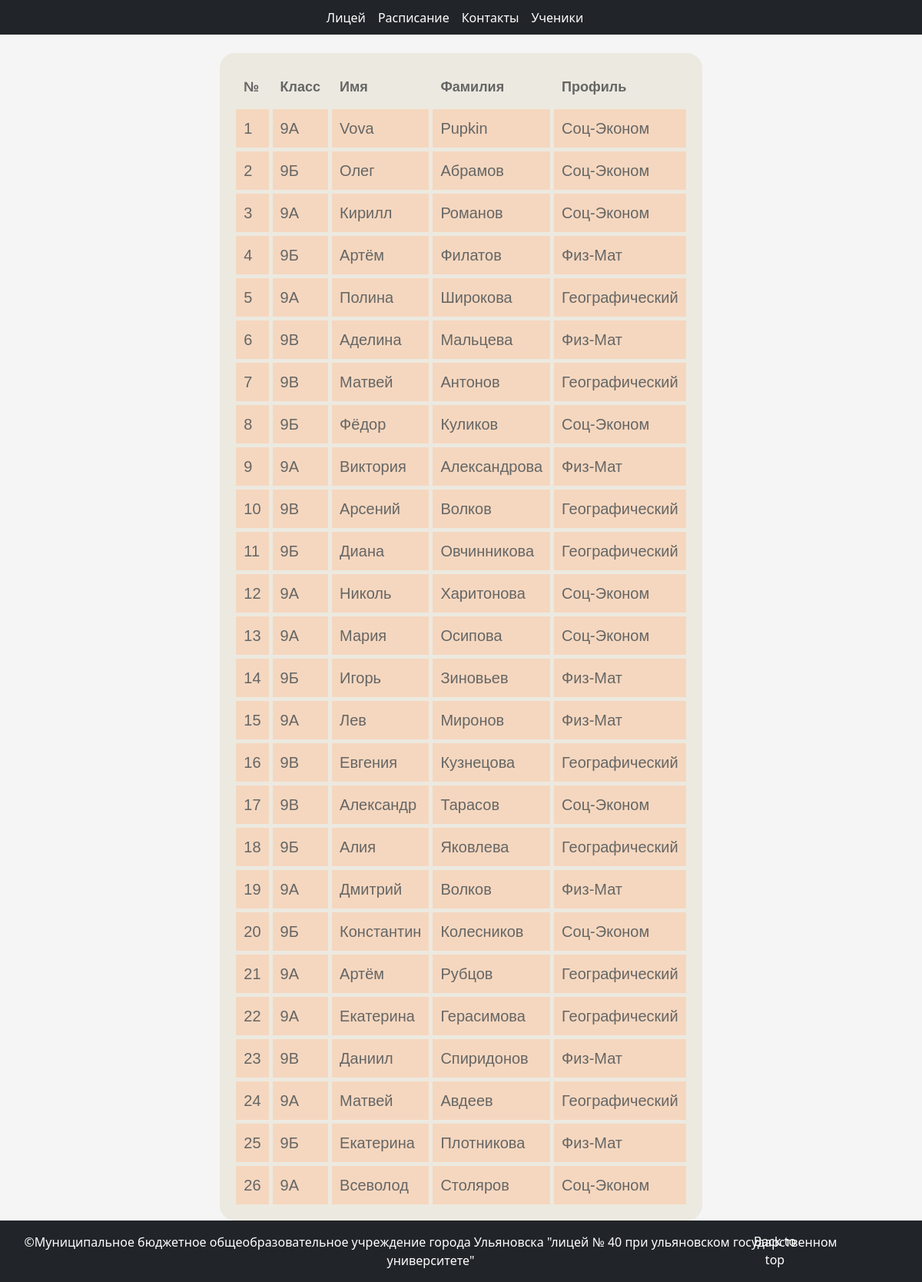
/items, run on the app's committed database.
### tables this page shows
CREATE TABLE pupules (id INTEGER PRIMARY KEY UNIQUE NOT NULL, class STRING NOT NULL, name STRING NOT NULL, surname STRING NOT NULL, profcl INT NOT NULL);

CREATE TABLE profiles (id INTEGER PRIMARY KEY UNIQUE NOT NULL, prof STRING NOT NULL);

### d.py (the view)
@app.route('/items')
def print_items():
    db = sqlite3.connect('classes.db')
    cursor = db.cursor()
    data = list(cursor.execute("""SELECT id, class, name, surname, profcl FROM pupules""").fetchall())
    for i in range(len(data)):
        data[i] = list(data[i])
    for i in data:
        i[4] = cursor.execute(f"""SELECT prof FROM profiles WHERE id={i[4]}""").fetchall()[0][0]
    return render_template('print_items.html', items=data)

### templates/print_items.html (shortened to what this page needs)
{% extends "basw.html"%}
{% block body%}
<center>
    <table id="tbl" border="1" cellpadding="5" style="font-size: 20px;">
        <tr>
            <th>№</th>
            <th>Класс</th>
            <th>Имя</th>
            <th>Фамилия</th>
            <th>Профиль</th>
        </tr>
        {% for id, cls, name, surname, prof in items%}
        <tr>
            <td>{{id}}</td>
            <td>{{cls}}</td>
            <td>{{name}}</td>
            <td>{{surname}}</td>
            <td>{{prof}}</td>
        </tr>
        {% endfor %}
    </table>
    {% endblock%}

### templates/basw.html (shortened to what this page needs)
<!DOCTYPE html>
<html lang="ru">
<head>
    <link href="https://cdn.jsdelivr.net/npm/bootstrap@5.1.3/dist/css/bootstrap.min.css" rel="stylesheet"
>
    <link type="text/css" rel="stylesheet" href="style.css">
</head>
<body>
<header class="navbar navbar-expand-md navbar-dark bg-dark mb-4">
    <nav class="container d-flex flex-column flex-md-row justify-content-between">
        <div>
            <div class="collapse navbar-collapse" id="navbarCollapse">
                <ul class="navbar-nav me-auto mb-2 mb-md-0">
                    <li class="nav-item">
                        <a class="nav-link active" style="position: relative; left: -60px;"
                           aria-current="page" href="/">Лицей</a>
                    </li>
                    <li class="nav-item">
                        <a class="nav-link active" style="position: relative; left: -60px;"
                           aria-current="page"
                           href="/raspis">Расписание</a>
                    </li>
                    <li class="nav-item">
                        <a class="nav-link active" style="position: relative; left: -60px;"
                           aria-current="page"
                           href="/contacts">Контакты</a>
                    </li>
                    <li class="nav-item">
                        <a class="nav-link active" style="position: relative; left: -60px;"
                           aria-current="page"
                           href="/items">Ученики</a>
                    </li>
                </ul>
            </div>
        </div>
    </nav>
</header>
{% block body%}
{% endblock%}
<footer>
    <nav class="navbar navbar-expand-sm navbar-dark bg-dark">
        <div class="container-fluid">
            <div style="color: white">
                ©Муниципальное бюджетное общеобразовательное учреждение города Ульяновска
                "лицей № 40 при ульяновском государственном университете"
            </div>
            <p class="float-end">
                <a href="#"
                   style="color: white; text-decoration: none; position: relative;left: -140px; top: 7px"
                >Back to top</a></p>
        </div>
    </nav>
</footer>
</body>
</html>

### static/css/style.css (style rules this page uses)
body { background-color: #f5f5f5; }

### templates/basw.html (style rules this page uses)
header { height: 45px; background: #b6d7a8; }

### templates/print_items.html (style rules this page uses)
table { font-family: "Lucida Sans Unicode", "Lucida Grande", Sans-Serif; text-align: left; border-collapse: separate; border-spacing: 5px; background: #ECE9E0; color: #656665; border: 16px solid #ECE9E0; border-radius: 20px; }
th { font-size: 18px; padding: 10px; }
td { background: #F5D7BF; padding: 10px; }

### data on the page
pupules: items "1", items "9А", items "Vova", items "Pupkin"
profiles: items "Соц-Эконом" "Соц-Эконом" "Соц-Эконом" "Соц-Эконом" "Соц-Эконом" "Соц-Эконом" "Соц-Эконом" "Соц-Эконом" "Соц-Эконом"
pupules: items "2", items "9Б", items "Олег", items "Абрамов"
pupules: items "3", items "9А", items "Кирилл", items "Романов"
pupules: items "4", items "9Б", items "Артём", items "Филатов"
profiles: items "Физ-Мат" "Физ-Мат" "Физ-Мат" "Физ-Мат" "Физ-Мат" "Физ-Мат" "Физ-Мат" "Физ-Мат"
pupules: items "5", items "9А", items "Полина", items "Широкова"
profiles: items "Географический" "Географический" "Географический" "Географический" "Географический" "Географический" "Географический" "Географический" "Географический"
pupules: items "6", items "9В", items "Аделина", items "Мальцева"
pupules: items "7", items "9В", items "Матвей", items "Антонов"
pupules: items "8", items "9Б", items "Фёдор", items "Куликов"
pupules: items "9", items "9А", items "Виктория", items "Александрова"
pupules: items "10", items "9В", items "Арсений", items "Волков"
pupules: items "11", items "9Б", items "Диана", items "Овчинникова"
pupules: items "12", items "9А", items "Николь", items "Харитонова"
pupules: items "13", items "9А", items "Мария", items "Осипова"
pupules: items "14", items "9Б", items "Игорь", items "Зиновьев"
pupules: items "15", items "9А", items "Лев", items "Миронов"
pupules: items "16", items "9В", items "Евгения", items "Кузнецова"
pupules: items "17", items "9В", items "Александр", items "Тарасов"
pupules: items "18", items "9Б", items "Алия", items "Яковлева"
pupules: items "19", items "9А", items "Дмитрий", items "Волков"
pupules: items "20", items "9Б", items "Константин", items "Колесников"
pupules: items "21", items "9А", items "Артём", items "Рубцов"
pupules: items "22", items "9А", items "Екатерина", items "Герасимова"
pupules: items "23", items "9В", items "Даниил", items "Спиридонов"
pupules: items "24", items "9А", items "Матвей", items "Авдеев"
pupules: items "25", items "9Б", items "Екатерина", items "Плотникова"
pupules: items "26", items "9А", items "Всеволод", items "Столяров"
